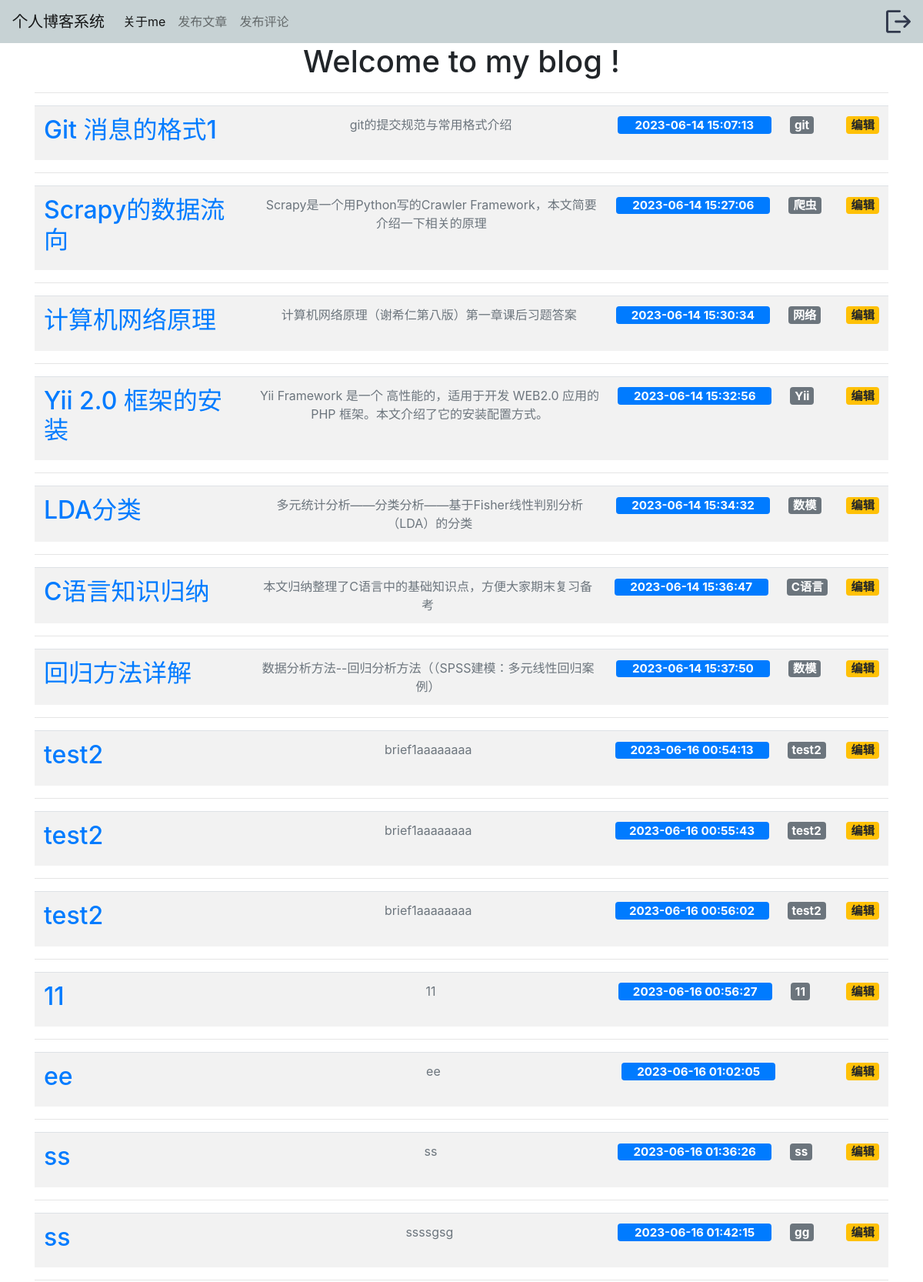
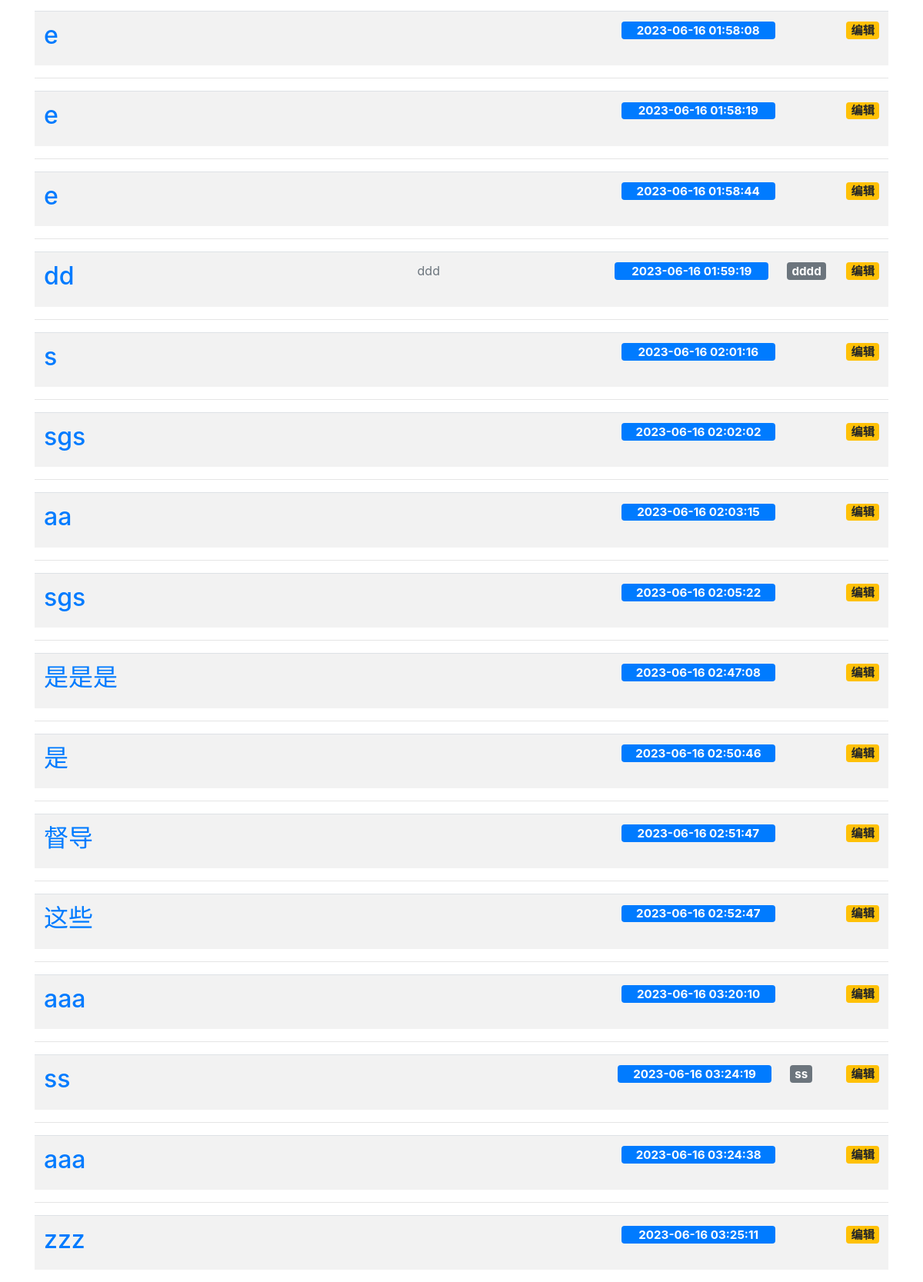
/index, run on the app's committed database (2 pictures, top to bottom).
### tables this page shows
CREATE TABLE posts (
    id INTEGER PRIMARY KEY AUTOINCREMENT,
    created TIMESTAMP NOT NULL DEFAULT CURRENT_TIMESTAMP,
    title TEXT NOT NULL,
    content TEXT NOT NULL,
    brief TEXT  ,
    tag TEXT
, url TEXT, img TEXT);

### blog.py (the view)
@app.route('/index')
def index():
    conn = get_db_connection()
    posts = conn.execute('SELECT * FROM posts').fetchall()
    conn.close()
    return render_template('index.html', posts=posts)

### blog.py (called while the page is built)
def get_db_connection():
    conn = sqlite3.connect('database.db')
    conn.row_factory = sqlite3.Row
    return conn

### templates/index.html
{% extends 'base.html' %}
{% block content %}
<h1 class="text-center">{% block title %} Welcome to my blog ! {% endblock %}</h1>
{% for post in posts %}
<div>
    <hr>
    <table class="table table-striped">
        <colgroup>
            <col style="width: 30%;">
            <col style="width: 50%;">
            <col style="width: 8%;">
            <col style="width: 7%;">
            <col style="width: 5%;">
        </colgroup>
        <tbody>
        <tr>
            <td>
                <a href="{{url_for('post', post_id=post['id'])}}">
                    <h2>{{ post['title'] }}</h2>
                </a>
            </td>
            <td style="width:50px;length:555px;">
                <div class="text-muted text-center">{{post['brief']}}</div>
            </td>
            <td><span class="badge time">{{ post['created'] }}</span></td>
            <td><span class="badge badge-secondary">{{ post['tag'] }}</span></td>
            <td>
                <a class="text-right" href="{{ url_for('edit', id=post['id']) }}">
                    <span class="badge badge-warning ">编辑</span>
                </a></td>
        </tr>
        </tbody>
    </table>
    {% endfor %}
</div>
{% endblock %}

### data on the page
posts: title "Git 消息的格式1", brief "git的提交规范与常用格式介绍", created "2023-06-14 15:07:13", tag "git"
posts: title "Scrapy的数据流向", brief "Scrapy是一个用Python写的Crawler Framework，本文简要介绍一下相关的原理", created "2023-06-14 15:27:06", tag "爬虫"
posts: title "计算机网络原理", brief "计算机网络原理（谢希仁第八版）第一章课后习题答案", created "2023-06-14 15:30:34", tag "网络"
posts: title "Yii 2.0 框架的安装", brief "Yii Framework 是一个 高性能的，适用于开发 WEB2.0 应用的 PHP 框架。本文介绍了它的安装配置方式。", created "2023-06-14 15:32:56", tag "Yii"
posts: title "LDA分类", brief "多元统计分析——分类分析——基于Fisher线性判别分析（LDA）的分类", created "2023-06-14 15:34:32", tag "数模"
posts: title "C语言知识归纳", brief "本文归纳整理了C语言中的基础知识点，方便大家期末复习备考", created "2023-06-14 15:36:47", tag "C语言"
posts: title "回归方法详解", brief "数据分析方法--回归分析方法（（SPSS建模：多元线性回归案例）", created "2023-06-14 15:37:50", tag "数模"
posts: title "test2", brief "brief1aaaaaaaa", created "2023-06-16 00:54:13", tag "test2"
posts: title "test2", brief "brief1aaaaaaaa", created "2023-06-16 00:55:43", tag "test2"
posts: title "test2", brief "brief1aaaaaaaa", created "2023-06-16 00:56:02", tag "test2"
posts: title "11", brief "11", created "2023-06-16 00:56:27", tag "11"
posts: title "ee", brief "ee", created "2023-06-16 01:02:05"
posts: title "ss", brief "ss", created "2023-06-16 01:36:26", tag "ss"
posts: title "ss", brief "ssssgsg", created "2023-06-16 01:42:15", tag "gg"
posts: title "e", created "2023-06-16 01:58:08"
posts: title "e", created "2023-06-16 01:58:19"
posts: title "e", created "2023-06-16 01:58:44"
posts: title "dd", brief "ddd", created "2023-06-16 01:59:19", tag "dddd"
posts: title "s", created "2023-06-16 02:01:16"
posts: title "sgs", created "2023-06-16 02:02:02"
posts: title "aa", created "2023-06-16 02:03:15"
posts: title "sgs", created "2023-06-16 02:05:22"
posts: title "是是是", created "2023-06-16 02:47:08"
posts: title "是", created "2023-06-16 02:50:46"
posts: title "督导", created "2023-06-16 02:51:47"
posts: title "这些", created "2023-06-16 02:52:47"
posts: title "aaa", created "2023-06-16 03:20:10"
posts: title "ss", created "2023-06-16 03:24:19", tag "ss"
posts: title "aaa", created "2023-06-16 03:24:38"
posts: title "zzz", created "2023-06-16 03:25:11"
